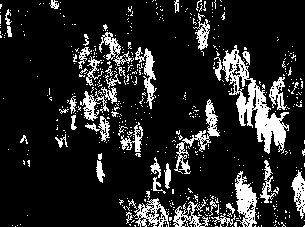
#> input picture VideoDataset/ximagepixels/ximagepixel140141_765.bmp, 305 x 227 px; its folder holds 3 pictures in this run
$ python people_count.py
#> lines starting #> are read from the running program, lines starting #| are printed output that depends on the picture; after the words box and inside, x2 and y2 are one past the last pixel; in counts of white or black regions, pixels touching at a corner belong together
import cv2
import numpy as np
import matplotlib.pyplot as plt
import matplotlib.ticker as ticker
from sklearn.neural_network import MLPRegressor
from sklearn.preprocessing import MinMaxScaler
import glob
import os
import re
import warnings
import shutil

# hide warnings for cleaner output from terminal
warnings.filterwarnings("ignore")

# file paths
IMAGE_FOLDER = os.path.join("VideoDataset", "ximagepixels")
GT_FILE = os.path.join("VideoDataset", "groundtruth.txt")
OUTPUT_DIR = "Final_Output"


class PeopleCounterPaperReproduction:
    # Executes when the class is instantiated
    def __init__(self, img_folder, gt_file):
        self.img_folder, self.gt_file = img_folder, gt_file
        self.features, self.ground_truth, self.img_paths = {}, [], []

        # File management: Clear and recreate the output directory
        if os.path.exists(OUTPUT_DIR):
            shutil.rmtree(OUTPUT_DIR)
        os.makedirs(OUTPUT_DIR)

        print("\n" + "=" * 65)
        print("CENG391 - AUTOMATED PEOPLE COUNTING")
        print("=" * 65)
        self.load_data()

    # Loads images and ground truth data
    def load_data(self):
        with open(self.gt_file, "r") as f:
#> (reads VideoDataset/groundtruth.txt from the repository)
            self.ground_truth = [
                int(line.strip()) for line in f if line.strip().isdigit()
            ]
        self.img_paths = glob.glob(os.path.join(self.img_folder, "*.bmp"))
        self.img_paths.sort(
            key=lambda f: [int(n) for n in re.findall(r"\d+", f)]
        )
        limit = min(len(self.img_paths), len(self.ground_truth), 153)
        self.img_paths, self.ground_truth = self.img_paths[:limit], np.array(
            self.ground_truth[:limit]
        )
        print(f"-> {limit} data points matched (102 Train, 51 Test).")

    # Extracts features from images
    def extract_features(self):
        print("[PROCESS] Extracting features (X, C, S/X) as per the paper...")
        f_m1, f_m2_d4, f_m2_d5, f_m3 = [], [], [], []

        # 2*radius+1(center pixel) for cv2 getStructuringElement
        d4 = cv2.getStructuringElement(cv2.MORPH_ELLIPSE, (9, 9))
        d5 = cv2.getStructuringElement(cv2.MORPH_ELLIPSE, (11, 11))

        # 2x2 square kernel
        sq2 = np.ones((2, 2), np.uint8)

        for path in self.img_paths:
            # Load image in grayscale
            with open(path, "rb") as f:
                img = cv2.imdecode(
                    np.frombuffer(f.read(), np.uint8), cv2.IMREAD_GRAYSCALE
                )
#> img is the input picture: shape (227, 305); 14.7% white; 533 white regions (487 under 20 px), largest, box (x1, y1, x2, y2) and area: (213, 45, 289, 154) 2210, (235, 171, 257, 227) 683, (174, 99, 220, 174) 666

            # Threshold at 30
            _, bin_img = cv2.threshold(img, 30, 255, cv2.THRESH_BINARY)

            # method 1: just count non-zero pixels
            X = np.count_nonzero(bin_img)
#> X = 10199
            # method 2: count closed pixels with disc structuring elements
            c_d4 = np.count_nonzero(
                cv2.morphologyEx(bin_img, cv2.MORPH_CLOSE, d4)
            )
#> c_d4 = 20514
            c_d5 = np.count_nonzero(
                cv2.morphologyEx(bin_img, cv2.MORPH_CLOSE, d5)
            )
#> c_d5 = 22198
            # method 3: erosion ratio
            eroded = cv2.erode(bin_img, sq2, iterations=2)
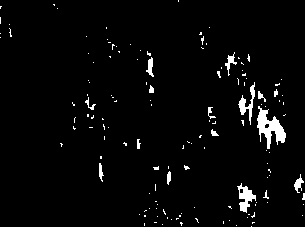
#> eroded: shape (227, 305); 3.1% white; 138 white regions (122 under 20 px), largest, box (x1, y1, x2, y2) and area: (257, 106, 286, 149) 563, (237, 183, 256, 213) 264, (238, 82, 255, 125) 224
            # S/X Ratio
            ratio = (np.count_nonzero(eroded) / X) if X > 0 else 0
#> ratio = 0.208

            f_m1.append([X])
            f_m2_d4.append([c_d4])
            f_m2_d5.append([c_d5])
            f_m3.append([c_d4, ratio])
#> pass 2 of the loop in extract_features, `for path in self.img_paths:`:
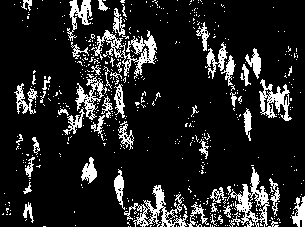
#> input picture VideoDataset/ximagepixels/ximagepixel140321_812.bmp, 305 x 227 px
#> in extract_features, img is the input picture: shape (227, 305); 14% white; 521 white regions (469 under 20 px), largest, box (x1, y1, x2, y2) and area: (91, 30, 157, 79) 942, (230, 167, 270, 227) 875, (124, 185, 188, 227) 807
#> X = 9670
#> c_d4 = 19730
#> c_d5 = 21713
#> in extract_features, `eroded = cv2.erode(bin_img, sq2, iterations=2)`:
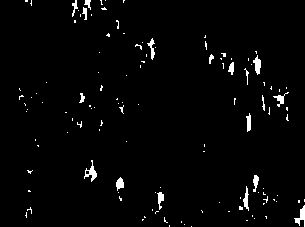
#> eroded: shape (227, 305); 2.2% white; 122 white regions (104 under 20 px), largest, box (x1, y1, x2, y2) and area: (84, 160, 97, 182) 106, (294, 205, 305, 227) 100, (253, 55, 261, 75) 93
#> ratio = 0.159
#> pass 3 of the loop in extract_features, `for path in self.img_paths:`:
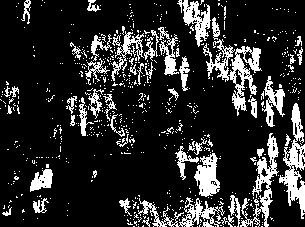
#> input picture VideoDataset/ximagepixels/ximagepixel141142_265.bmp, 305 x 227 px
#> in extract_features, img is the input picture: shape (227, 305); 17.5% white; 656 white regions (605 under 20 px), largest, box (x1, y1, x2, y2) and area: (203, 39, 262, 116) 1360, (279, 103, 305, 219) 1196, (240, 133, 279, 227) 1017
#> X = 12112
#> c_d4 = 24957
#> c_d5 = 26944
#> in extract_features, `eroded = cv2.erode(bin_img, sq2, iterations=2)`:
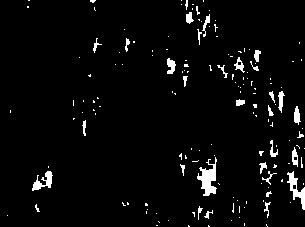
#> eroded: shape (227, 305); 3.7% white; 155 white regions (125 under 20 px), largest, box (x1, y1, x2, y2) and area: (197, 157, 217, 196) 390, (287, 171, 305, 210) 256, (32, 171, 53, 191) 190
#> ratio = 0.212

        self.features = {
            "m1": np.array(f_m1),
            "m2_d4": np.array(f_m2_d4),
            "m2_d5": np.array(f_m2_d5),
            "m3": np.array(f_m3),
        }
#> self.features = {'m1': [10199, 9670, 12112], 'm2_d4': [20514, 19730, 24957], 'm2_d5': [22198, 21713, 26944], 'm3': [[20514, 0.208], [19730, 0.159], [24957, 0.212]]}
        print("[OK] Features extracted.")

    # Runs experiments as per the paper
    def run_experiments(self):
        # Split data into training and testing sets
        indices = np.arange(len(self.ground_truth))
        # First 2 out of every 3 frames are Training
        train_mask = indices % 3 != 2
        y_train, y_test = (
            self.ground_truth[train_mask],
            self.ground_truth[~train_mask],
        )
        # Experiment configurations: (Name, Feature Key, Neurons, Figure Start Number)
        exps = [
            ("Method 1", "m1", 10, 5),
            ("Method 2 (disc-4)", "m2_d4", 10, 7),
            ("Method 2 (disc-5)", "m2_d5", 10, 9),
            ("Method 3", "m3", 50, 11),
        ]

        table_results = []
        print("\n--- ANALYSIS (10 Run Average - Generating Table I) ---")

        # Run experiments for each method
        for name, key, neurons, fig_start in exps:
            # Prepare data
            X_all = self.features[key]
            # Scaling to 0-1 for Matlab standardization
            # Neural networks perform better with scaled data (pixels>>(0,1))
            scaler = MinMaxScaler()

            X_train_s = scaler.fit_transform(X_all[train_mask])
            X_test_s = scaler.transform(X_all[~train_mask])

            err_accum, acc10_accum, acc15_accum = [], [], []
            best_tr_p, best_ts_p, best_ts_err = None, None, None

            # 10 runs with different seeds
            # Because of random initialization in MLPRegressor
            # Averaging results
            for i in range(10):
                model = MLPRegressor(
                    hidden_layer_sizes=(
                        neurons,
                    ),  # more layer means more complex relations can be learned
                    activation=(
                        "logistic"
                    ),  # sigmoid: makes outputs between 0-1, when pixels are doubled number of people not doubled so this makes these kind of complex relations better to learn
                    solver=(
                        "lbfgs"
                    ),  # an algorithm to make error near 0, lbfgs is better for smaller datasets
                    max_iter=100000,  # work until convergence
                    alpha=(
                        0.1 if name == "Method 3" else 0.01
                    ),  # bigger alpha means more regularization, dont memorize data; learn and generalize better
                    random_state=i,
                )
                # Train and predict
                model.fit(X_train_s, y_train)
                tr_preds, ts_preds = model.predict(X_train_s), model.predict(
                    X_test_s
                )
                # Calculate error percentages
                pct = (np.abs(ts_preds - y_test) / y_test) * 100
                err_accum.append(np.mean(pct))
                acc10_accum.append(np.mean(pct <= 10) * 100)
                acc15_accum.append(np.mean(pct <= 15) * 100)

                if i == 0:
                    best_tr_p, best_ts_p, best_ts_err = tr_preds, ts_preds, pct

            # GENERATE FIGURES
            self.plot_training(
                name, fig_start, X_all[train_mask], y_train, best_tr_p
            )
            self.plot_test(name, fig_start + 1, y_test, best_ts_p, best_ts_err)

            res_str = f"{name:<20} | AvgErr: {np.mean(err_accum):.2f}% | Acc<10%: {np.mean(acc10_accum):.2f}% | Acc<15%: {np.mean(acc15_accum):.2f}%"
            print(res_str)
            table_results.append(res_str)
#> this loop made 1 pass
#> (X_all, X_test_s, s in plot_training) on pass 1: ([10199, 9670, 12112], [4.62], [1, 0])
#> pass 1, in plot_training, `plt.savefig( f"{OUTPUT_DIR}/Fig{f_num}_{name.replace(' ', '_')}_Train...`:
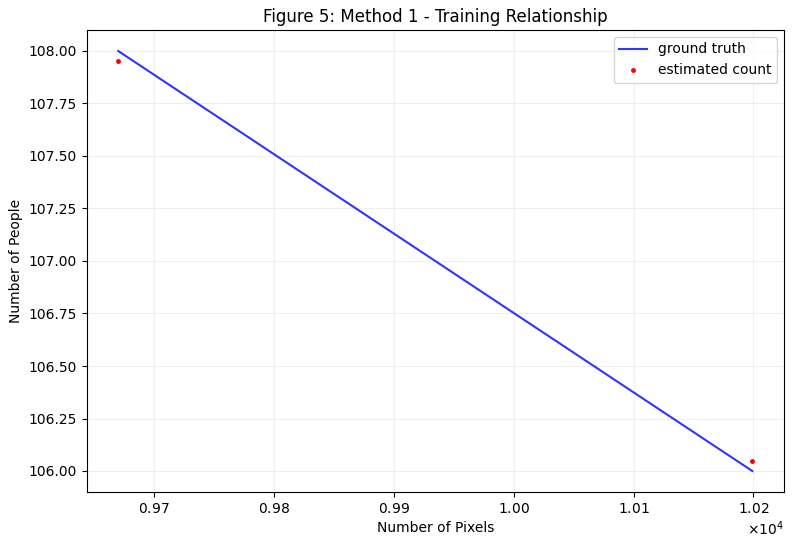
#> figure drawn by matplotlib, 1 panel
#> after the loop, table_results = []

        with open(os.path.join(OUTPUT_DIR, "Table_I_Results.txt"), "w") as f:
            f.write(
                "TABLE I - COMPARISON OF RESULTS (10 Runs Average)\n"
                + "=" * 70
                + "\n"
            )
            f.write("\n".join(table_results))

    def plot_training(self, name, f_num, X, y_true, y_pred):
        """Eğitim İlişkisi: GT Mavi Çizgi, EST Kırmızı Nokta (Continuous Look)."""
        plt.figure(figsize=(9, 6))
        formatter = ticker.ScalarFormatter(useMathText=True)
        formatter.set_scientific(True)
        formatter.set_powerlimits((4, 4))

        if name == "Method 3":
            # For fig 11 two-panel plot arranged in ascending order
            fig, (ax1, ax2) = plt.subplots(1, 2, figsize=(14, 6))
            s1 = np.argsort(X[:, 0])
            s2 = np.argsort(X[:, 1])

            ax1.plot(
                X[s1, 0], y_true[s1], "b-", label="ground truth", alpha=0.8
            )
            ax1.plot(
                X[s1, 0],
                y_pred[s1],
                "r.",
                markersize=4,
                label="estimated count",
            )
            ax1.set_xlabel("Number of Closed Pixels (C)")
            ax1.set_ylabel("Number of People")
            ax1.xaxis.set_major_formatter(formatter)
            ax1.legend()
            ax1.grid(True, alpha=0.2)

            ax2.plot(
                X[s2, 1], y_true[s2], "b-", label="ground truth", alpha=0.8
            )
            ax2.plot(
                X[s2, 1],
                y_pred[s2],
                "r.",
                markersize=4,
                label="estimated count",
            )
            ax2.set_xlabel("Erosion Ratio (S/X)")
            ax2.legend()
            ax2.grid(True, alpha=0.2)
            fig.suptitle(
                f"Figure {f_num}: {name} - Training Relationship (Ascending Order)"
            )
            plt.savefig(
                f"{OUTPUT_DIR}/Fig{f_num}_{name.replace(' ', '_')}_Train.png"
            )
        else:
            s = np.argsort(X[:, 0])
            plt.plot(X[s, 0], y_true[s], "b-", label="ground truth", alpha=0.8)
            plt.plot(
                X[s, 0], y_pred[s], "r.", markersize=5, label="estimated count"
            )
            plt.xlabel("Number of Pixels")
            plt.ylabel("Number of People")
            plt.title(f"Figure {f_num}: {name} - Training Relationship")
            plt.legend()
            plt.grid(True, alpha=0.2)
            plt.gca().xaxis.set_major_formatter(formatter)
            plt.savefig(
                f"{OUTPUT_DIR}/Fig{f_num}_{name.replace(' ', '_')}_Train.png"
            )
        plt.close()

    def plot_test(self, name, f_num, gt, pred, err):
        """Fig 6, 8, 10, 12: Test performansı (1-51 Eksen)."""
        fig, (ax1, ax2) = plt.subplots(2, 1, figsize=(10, 9))
        seq = np.arange(1, 52)
#> (the run stopped early here; a loop or call above may not have finished)
